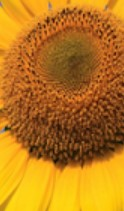
#> input picture img/xiangrikui2.jpg, 124 x 211 px, found by its file name
$ python '!37-1.py'   (older library calls are emulated)
#> lines starting #> are read from the running program, lines starting #| are printed output that depends on the picture
import numpy as np
import cv2
from matplotlib import pyplot as plt
img1 = cv2.imread('img/xiangrikui2.jpg',0) # queryImage
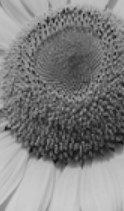
#> img1: shape (211, 124); min 13, max 209, mean 128.2
img2 = cv2.imread('img/xiangrikui.jpg',0) # trainImage
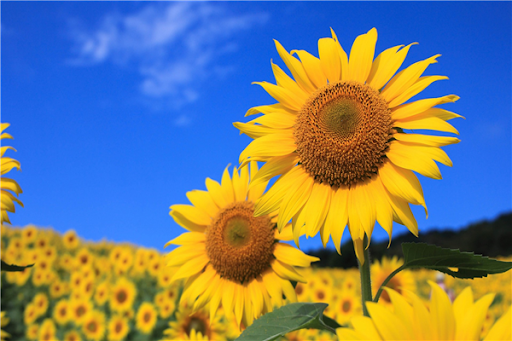
#> input picture img/xiangrikui.jpg, 512 x 341 px, found by its file name
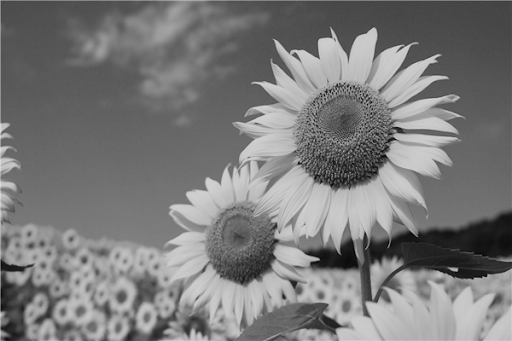
#> img2: shape (341, 512); min 0, max 219, mean 122.6
# Initiate SIFT detector
orb = cv2.ORB()
# find the keypoints and descriptors with SIFT
kp1, des1 = orb.detectAndCompute(img1,None)
#> kp1 = 253 keypoints; strongest (x, y, size): (40, 156, 37.2), (38, 158, 31), (41, 158, 37.2), (40, 155, 31)
kp2, des2 = orb.detectAndCompute(img2,None)
#> kp2 = 500 keypoints; strongest (x, y, size): (456, 270, 31), (318, 259, 31), (456, 269, 37.2), (295, 53, 31)
# create BFMatcher object
bf = cv2.BFMatcher(cv2.NORM_HAMMING, crossCheck=True)
# Match descriptors.
matches = bf.match(des1,des2)
#> matches = 75 matches
# Sort them in the order of their distance.
matches = sorted(matches, key = lambda x:x.distance)
print(matches)
#> (printed output is left out)
'''
cv2.imshow('img',matches)
cv2.waitKey(0)
cv2.destroyAllWindows()
'''
